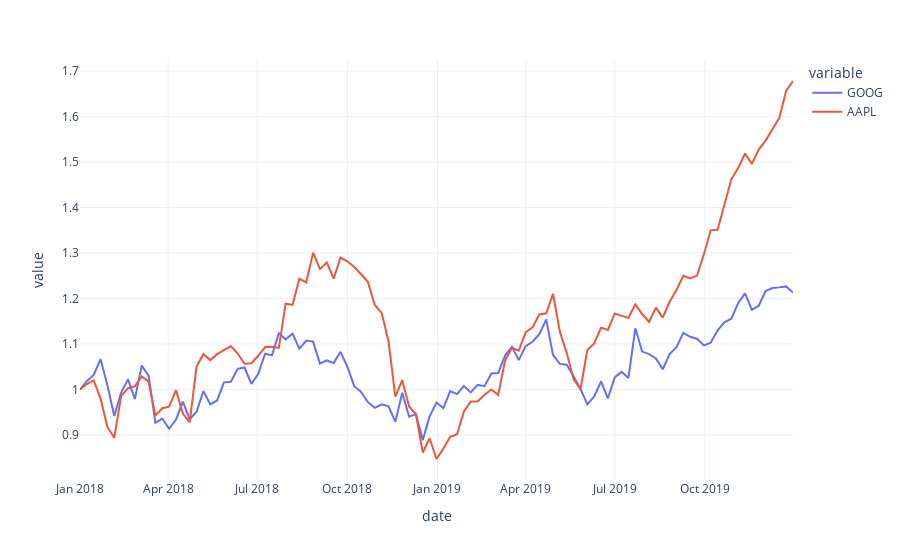

Source (notebook cell):
### Code cell
### `px.line`
data = px.data.stocks()
data.head()
px.line(data, x="date", y=["GOOG","AAPL"], template="plotly_white")
